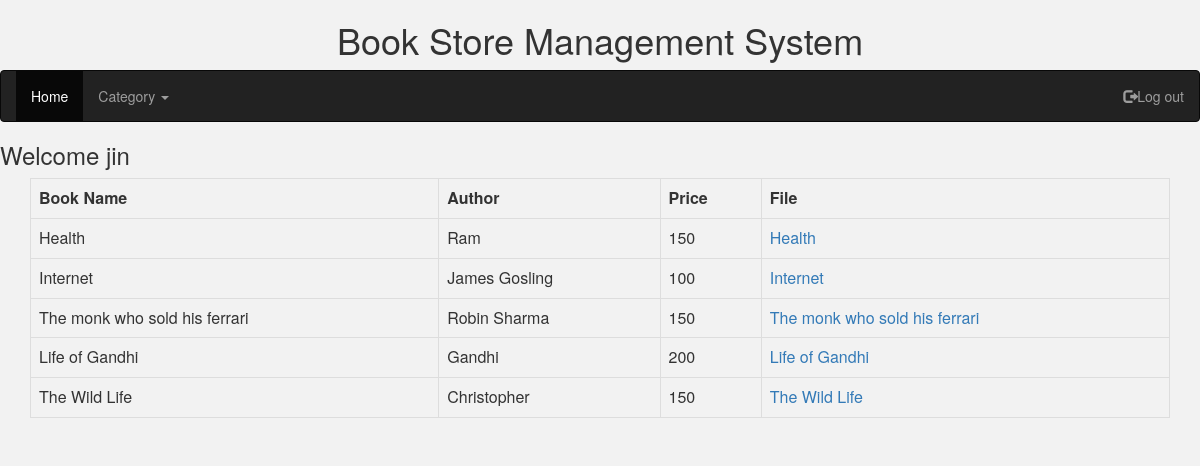
Screenshot of /OpenStore.php (signed in) with the database file from the repository.
### tables this page shows
CREATE TABLE `upload` (
  `book_id` int(11) NOT NULL,
  `bookname` varchar(32) NOT NULL,
  `author` varchar(32) NOT NULL,
  `category` varchar(20) NOT NULL,
  `fileToUpload` varchar(100) NOT NULL,
  `description` text NOT NULL,
  `price` int(11) NOT NULL
);

### OpenStore.php (the view, shortened to what this page needs)
<?php
	$con = mysqli_connect("localhost","root","") or die("Unable to connect");
mysqli_select_db($con,"mydb");
?>
<html>
<head>
<link rel="stylesheet" href="https://maxcdn.bootstrapcdn.com/bootstrap/3.3.7/css/bootstrap.min.css">
  </head>
<body>
<body style="background-color:#f2f2f2">
<h1><center> Book Store Management System</center></h1>
<form action="#" method="post">
<nav class="navbar navbar-inverse">
  <div class="container-fluid">
    <ul class="nav navbar-nav">
      <li class="active"><a href="OpenStore.php">Home</a></li>
	<li class="dropdown">
        <a class="dropdown-toggle" data-toggle="dropdown" href="#">Category
        <span class="caret"></span></a>
      </li>
    </ul>
	<ul class="nav navbar-nav navbar-right">
      <li><a href="BookStoreSystem.php" ><span class="glyphicon glyphicon-log-out"></span>Log out</a></li>
    </ul>
  </div>
</nav>
</form>
<h3> Welcome
<?php
	echo $_SESSION['username'];
?>
</h3>
</body>
</html>
<?php
$sql = "select * from Upload";
$query_run = mysqli_query($con,$sql);
?>
<html>
<body>
<div class="container">
<table class="table table-bordered">
<tr>
<th>Book Name</th>
<th>Author</th>
<th>Price</th>
<th>File</th>
</tr>
<?php
$fileStorage='uploads/';
while($record=mysqli_fetch_array($query_run))
{
	echo "<tr>";
	echo "<td>".$record['bookname']."</td>";
	echo "<td>".$record['author']."</td>";
	echo "<td>".$record['price']."</td>";
	echo "<td>";
	echo '<a href="'. $fileStorage . $record['fileToUpload'] . '">'. htmlentities($record['bookname'], ENT_COMPAT, 'UTF-8') .'</a><br />';
	echo "</td>";
	echo "</tr>";
 }
?>
</table>
</div>
</body>
</html>

### rows the page displays
upload: bookname "Health", author "Ram", price "150"
upload: bookname "Internet", author "James Gosling", price "100"
upload: bookname "The monk who sold his ferrari", author "Robin Sharma", price "150"
upload: bookname "Life of Gandhi", author "Gandhi", price "200"
upload: bookname "The Wild Life", author "Christopher", price "150"

### other values shown
$_SESSION['username'] "jin"
